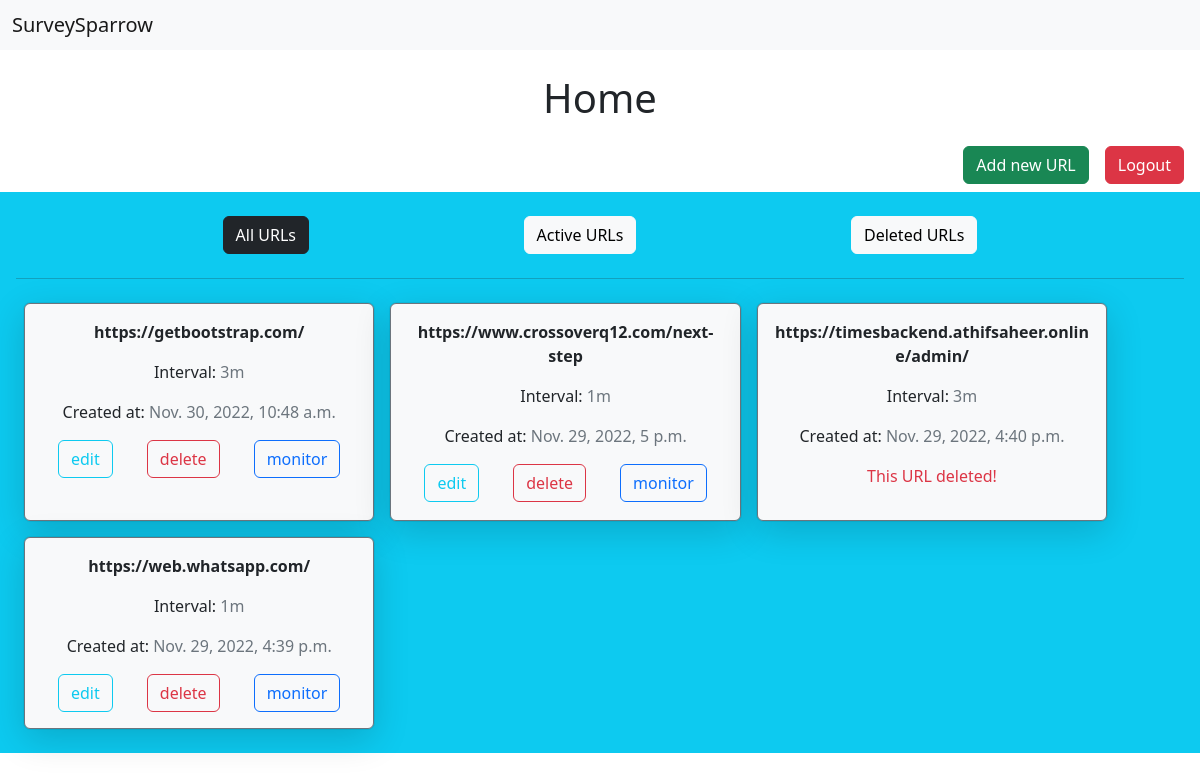
The app's page / (signed in), older data.
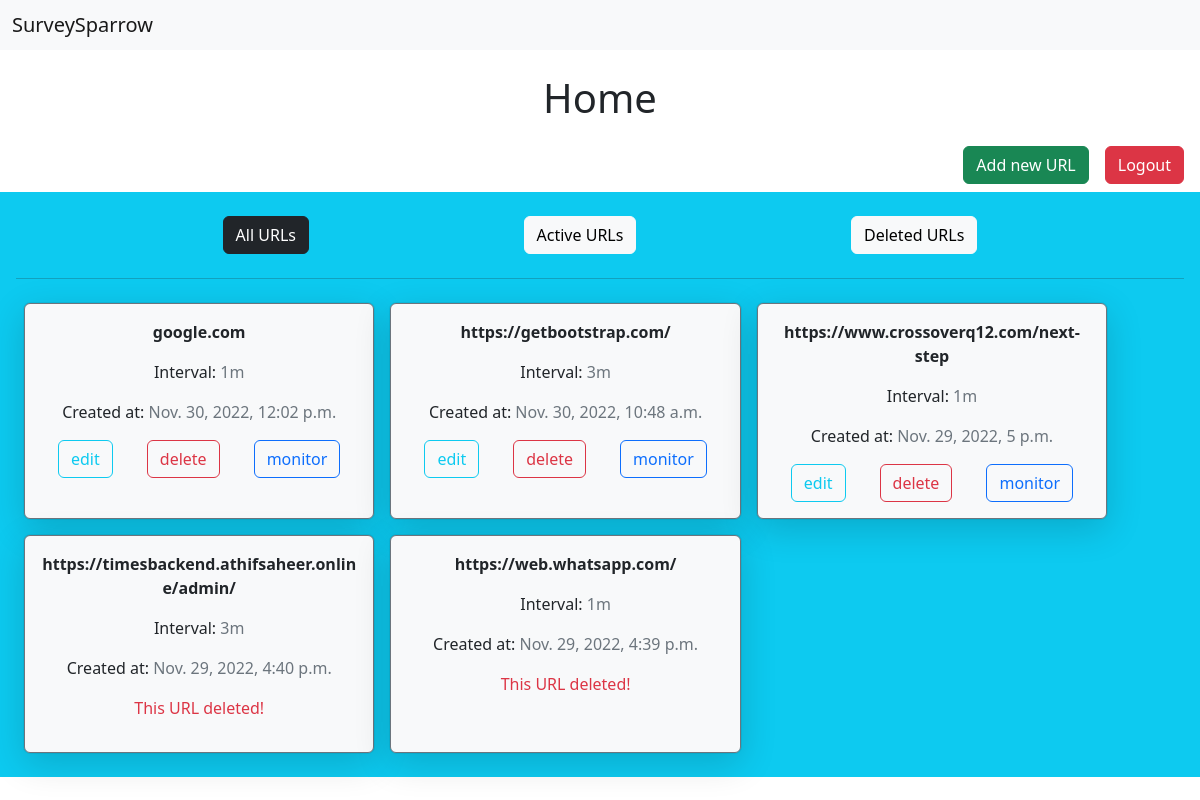
The same page, newer data.
### app/models.py (models this page shows)
class URL(models.Model):
    user = models.ForeignKey(User, on_delete=models.CASCADE)
    url = models.CharField(max_length=100)
    interval = models.IntegerField()
    created_at = models.DateTimeField(auto_now_add=True)
    active = models.BooleanField(default=False)

### app/views.py (the view)
# urls.py: path('', views.home, name="home"),
def home(request):
    if request.method == 'GET':
        if not request.user.is_authenticated:
            return redirect('login')
        all_urls = URL.objects.filter(user=request.user).order_by('-id')
        active_urls = URL.objects.filter(user=request.user, active=True).order_by('-id')
        deleted_urls = URL.objects.filter(user=request.user, active=False).order_by('-id')
        context = {
            'urls': all_urls if all_urls else 'nodata',
            'active_urls': active_urls if active_urls else 'nodata',
            'deleted_urls': deleted_urls if deleted_urls else 'nodata',
        }
        return render(request, 'home.html', context)

### templates/home.html (shortened to what this page needs)
{% extends './base.html' %}
{% load static %}
{% block content %}
    <h1 class="text-center m-4">Home</h1>
    <div class="d-flex justify-content-end m-2">
        <a href="{% url 'add_new_url' %}">
            <button class="btn btn-success mx-2">
                Add new URL
            </button>
        </a>
        {% if request != 'AnonymousUser' %}
            <a href="{% url 'logout' %}">
                <button class="btn btn-danger mx-2">
                    Logout
                </button>
            </a>
        {% endif %}
    </div>
    <div class="bg-info w-100 p-3">
        <div class="justify-content-evenly w-100 d-flex">
            <button class="btn btn-light m-2" id="btn-all-urls" onclick="showAllURLs()">All URLs</button>
            <button class="btn btn-light m-2" id="btn-active-urls" onclick="showActiveURLs()">Active URLs</button>
            <button class="btn btn-light m-2" id="btn-deleted-urls" onclick="showDeletedURLs()">Deleted URLs</button>
        </div>
        <hr>
        <div class="d-flex w-100 flex-wrap" id="all-url-div">
            {% if urls == 'nodata' %}
                <p class="text-danger">URLs not found!</p>
            {% else %}
                {% for url in urls %}
                    <div class="bg-light p-3 m-2 text-center rounded border border-secondary box">
                        <p style="word-wrap: break-word;">
                            <b>{{ url.url }}</b>
                        </p>
                        <p>Interval: <span class="text-secondary">{{ url.interval }}m</span></p>
                        <p>Created at: <span class="text-secondary">{{ url.created_at }}</span></p>
                        {% if url.active %}
                            <div class="action-btns d-flex justify-content-around flex-wrap">
                                <a href="{% url 'edit_url' url.id %}">
                                    <button class="btn btn-outline-info">edit</button>
                                </a>
                                <a href="{% url 'delete_url' url.id %}">
                                    <button class="btn btn-outline-danger">delete</button>
                                </a>
                                <a href="{% url 'monitor_url' url.id %}">
                                    <button class="btn btn-outline-primary">monitor</button>
                                </a>
                            </div>
                        {% else %}
                            <p class="text-danger">This URL deleted!</p>
                        {% endif %}
                    </div>
                {% endfor %}
            {% endif %}
        </div>
    </div>
{% endblock %}

Row changes from the older to the newer data that the page shows:
added URL: url "google.com", interval "1", created_at "Nov. 30, 2022, 12:02 p.m.", active "edit"
changed URL "https://web.whatsapp.com/": active "edit delete monitor" → "This URL deleted!"
